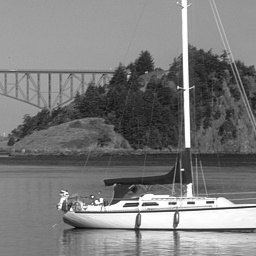
#> input picture HW2/y_train.png, 256 x 256 px
$ python aucookson_homework2.py
#> lines starting #> are read from the running program, lines starting #| are printed output that depends on the picture
# -*- coding: utf-8 -*-
"""
Created on Thu Feb 27 09:56:18 2020
ECE211A Homework 2
@author: aidan
"""

from PIL import Image, ImageDraw, ImageFont
from sklearn.linear_model import OrthogonalMatchingPursuit
import skimage.metrics as metrics
import matplotlib.pyplot as plt
import matplotlib.gridspec as gridspec
import numpy as np
import cv2
import random

IMG_SIZE = 256

# Turn an Image Into a List of Patches
def extract_patches(img, patch_size=8):

    patches = []
    num_patches = IMG_SIZE // patch_size

    for y in range(num_patches):
        for x in range(num_patches):
            patch = img[y*patch_size:(y+1)*patch_size, x*patch_size:(x+1)*patch_size]
            patches.append(patch)
    return patches

# Turn a List of Patches into an Image
# [91 lines left out: functions recombine_patches, save_patch, save_patches, draw_text, prepare_images, not called in this run]

def calc_metrics(img1, img2):
   print ('PSNR: {}'.format(metrics.peak_signal_noise_ratio(img1, img2)))
   print ('SSIM: {}'.format(metrics.structural_similarity(img1, img2)))

# Load Images from Files
def load_images():
    y_train = cv2.imread('y_train.png', 0)
#> y_train is the input picture: shape (256, 256); min 11, max 255, mean 123.7
    y_test = cv2.imread('y_test.png', 0)
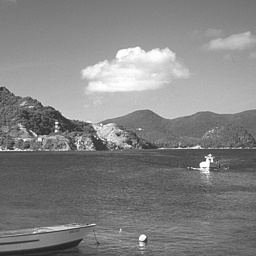
#> input picture HW2/y_test.png, 256 x 256 px
#> y_test is the input picture: shape (256, 256); min 33, max 255, mean 131.5
    y_test_missing = cv2.imread('y_test_missing.png', 0)
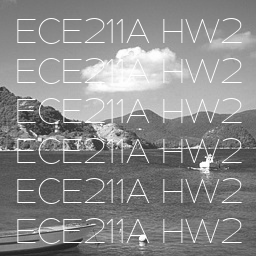
#> input picture HW2/y_test_missing.png, 256 x 256 px
#> y_test_missing is the input picture: shape (256, 256); min 33, max 255, mean 138.1

    m_test_missing = cv2.imread('m_test_missing.png', 0)
    return (y_train, y_test, y_test_missing, m_test_missing)

# Learn Dictionary using K_SVD
# [85 lines left out: functions K_SVD, recover_OMP, _OMP_Patch, random_dict, sort_by_std, not called in this run]

if __name__=='__main__':
    #prepare_images()

    (y_train, y_test, y_test_missing, m_test_missing) = load_images()

    y_train = y_train / 255
    y_test = y_test / 255
    y_test_missing = y_test_missing / 255

   # calc_metrics(y_test, y_test_missing)

    y_patches_missing = extract_patches(y_test_missing)
#> after the loop in extract_patches, `for y in range(num_patches):`: patches = 1024 items
#> y_patches_missing = 1024 items
    y_patches_test = extract_patches(y_test)
#> y_patches_test = 1024 items
    y_patches_train = extract_patches(y_train)
#> y_patches_train = 1024 items
    m_patches = extract_patches(m_test_missing)
#> (the run stopped early here; a loop or call above may not have finished)
